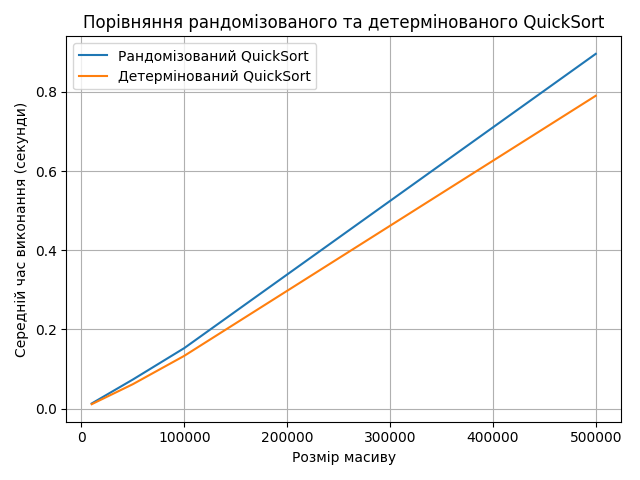

This figure's Python source:
import random
import time
import matplotlib.pyplot as plt


def deterministic_quick_sort(arr):
    if len(arr) <= 1:
        return arr
    pivot = arr[-1]
    less = [x for x in arr[:-1] if x <= pivot]
    greater = [x for x in arr[:-1] if x > pivot]
    return (
        deterministic_quick_sort(less)
        + [pivot]
        + deterministic_quick_sort(greater)
    )


def randomized_quick_sort(arr):
    if len(arr) <= 1:
        return arr
    pivot = random.choice(arr)
    arr_copy = arr.copy()
    arr_copy.remove(pivot)
    less = [x for x in arr_copy if x <= pivot]
    greater = [x for x in arr_copy if x > pivot]
    return (
        randomized_quick_sort(less)
        + [pivot]
        + randomized_quick_sort(greater)
    )


sizes = [10_000, 50_000, 100_000, 500_000]
rand_times = []
det_times = []

print("\n📊 Порівняння часу виконання алгоритмів:\n")

for size in sizes:
    arr = [random.randint(0, 1_000_000) for _ in range(size)]

    # Рандомізований QuickSort
    rand_total = 0
    for _ in range(5):
        test = arr.copy()
        start = time.time()
        randomized_quick_sort(test)
        rand_total += time.time() - start
    rand_avg = rand_total / 5
    rand_times.append(rand_avg)

    # Детермінований QuickSort
    det_total = 0
    for _ in range(5):
        test = arr.copy()
        start = time.time()
        deterministic_quick_sort(test)
        det_total += time.time() - start
    det_avg = det_total / 5
    det_times.append(det_avg)

    # Виведення результатів
    print(f"Розмір масиву: {size}")
    print(f"   Рандомізований QuickSort: {rand_avg:.4f} секунд")
    print(f"   Детермінований QuickSort: {det_avg:.4f} секунд\n")

plt.plot(sizes, rand_times, label="Рандомізований QuickSort")
plt.plot(sizes, det_times, label="Детермінований QuickSort")
plt.xlabel("Розмір масиву")
plt.ylabel("Середній час виконання (секунди)")
plt.title("Порівняння рандомізованого та детермінованого QuickSort")
plt.legend()
plt.grid(True)
plt.tight_layout()
plt.show()
